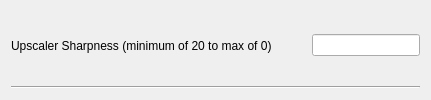
            <widget class="QWidget" name="widget__15_upscalerSharpness" native="true">
             <property name="sizePolicy">
              <sizepolicy hsizetype="Preferred" vsizetype="Maximum">
               <horstretch>0</horstretch>
               <verstretch>0</verstretch>
              </sizepolicy>
             </property>
             <layout class="QVBoxLayout" name="verticalLayout_15">
              <item>
               <widget class="QWidget" name="widget_28" native="true">
                <property name="sizePolicy">
                 <sizepolicy hsizetype="Preferred" vsizetype="Minimum">
                  <horstretch>0</horstretch>
                  <verstretch>0</verstretch>
                 </sizepolicy>
                </property>
                <layout class="QHBoxLayout" name="horizontalLayout_15" stretch="0,0,0">
                 <property name="spacing">
                  <number>0</number>
                 </property>
                 <property name="leftMargin">
                  <number>0</number>
                 </property>
                 <property name="topMargin">
                  <number>0</number>
                 </property>
                 <property name="rightMargin">
                  <number>0</number>
                 </property>
                 <property name="bottomMargin">
                  <number>0</number>
                 </property>
                 <item>
                  <widget class="QLabel" name="label_13">
                   <property name="text">
                    <string>Upscaler Sharpness (minimum of 20 to max of 0)</string>
                   </property>
                  </widget>
                 </item>
                 <item>
                  <spacer name="horizontalSpacer_14">
                   <property name="orientation">
                    <enum>Qt::Orientation::Horizontal</enum>
                   </property>
                   <property name="sizeHint" stdset="0">
                    <size>
                     <width>40</width>
                     <height>20</height>
                    </size>
                   </property>
                  </spacer>
                 </item>
                 <item>
                  <widget class="QLineEdit" name="lineEdit_upscalerSharpness">
                   <property name="sizePolicy">
                    <sizepolicy hsizetype="Fixed" vsizetype="Fixed">
                     <horstretch>0</horstretch>
                     <verstretch>0</verstretch>
                    </sizepolicy>
                   </property>
                   <property name="toolTip">
                    <string/>
                   </property>
                   <property name="maxLength">
                    <number>2</number>
                   </property>
                   <property name="placeholderText">
                    <string/>
                   </property>
                  </widget>
                 </item>
                </layout>
               </widget>
              </item>
              <item>
               <widget class="Line" name="line_14">
                <property name="orientation">
                 <enum>Qt::Orientation::Horizontal</enum>
                </property>
               </widget>
              </item>
             </layout>
            </widget>
